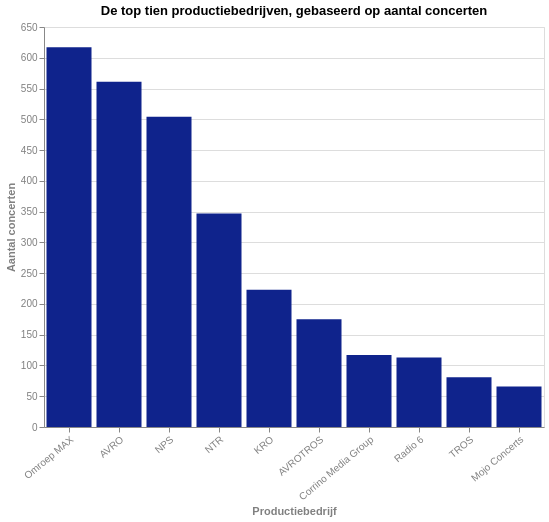

Source (Vega-Lite JSON):
### Vega-Lite specification from a JSON file in a GitHub repository (floating-point values rounded to 4 significant figures)
{"$schema": "https://vega.github.io/schema/vega-lite/v5.json", "title": "De top tien productiebedrijven, gebaseerd op aantal concerten", "description": "The top ten production companies, based on number of concerts", "width": 500, "height": 400, "data": {"values": [{"Production company": "Omroep MAX", "Number of concerts": 617}, {"Production company": "AVRO", "Number of concerts": 561}, {"Production company": "NPS", "Number of concerts": 504}, {"Production company": "NTR", "Number of concerts": 347}, {"Production company": "KRO", "Number of concerts": 223}, {"Production company": "AVROTROS", "Number of concerts": 175}, {"Production company": "Corrino Media Group", "Number of concerts": 117}, {"Production company": "Radio 6", "Number of concerts": 113}, {"Production company": "TROS", "Number of concerts": 81}, {"Production company": "Mojo Concerts", "Number of concerts": 66}]}, "mark": {"type": "bar", "binSpacing": 1, "tooltip": true}, "encoding": {"x": {"field": "Production company", "type": "nominal", "title": "Productiebedrijf", "sort": "-y"}, "y": {"field": "Number of concerts", "type": "quantitative", "title": "Aantal concerten"}, "color": {"value": "#0F238C"}}, "config": {"countTitle": "Aantal", "axisX": {"labelAngle": -40, "titleColor": "grey", "labelColor": "grey"}, "axisY": {"titleColor": "grey", "labelColor": "grey"}}}
